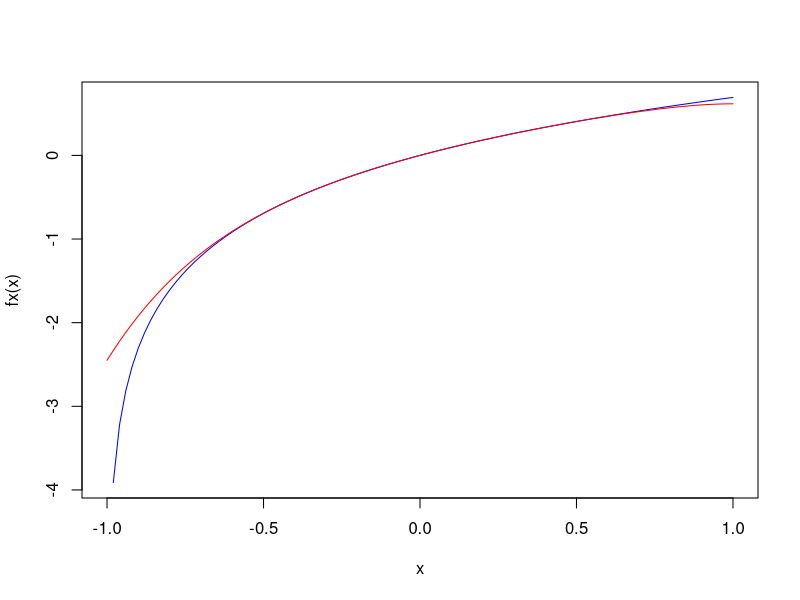

Write the R code that produced this figure.

# Original function values
fx <- function(x){
  log(1+x)
}
# Maclaurin Series
# Define the function for the Maclaurin series of ln(1+x)
fn <- function(n) {
  function(x){
    ((-1)^(n+1)*x^n)/n
  }
}
f1 <- fn(1)
f2 <- fn(2)
f3 <- fn(3)
f4 <- fn(4)
f5 <- fn(5)
f6 <- fn(6)

sum_f6 <- function(x){
  f1(x) + f2(x) + f3(x) + f4(x) + f5(x) + f6(x)
}

# Plot the original function against the approximated function
curve(fx,-1.0,1.0, col = "BLUE")
curve(sum_f6,-1.0,1.0,add=TRUE, col = "RED")

absolute <- function(user){
  estimated_v <- 0
  for (n in 1:10){
    actual_v <- fx(user)
    estimated_v <- ((-1)^(n+1)) * ((user^n/n)) + estimated_v
    actual_error <- abs(estimated_v - actual_v)
    relative_error <- (actual_error / actual_v) * 100
    cat(n,"\t",actual_error,"\t\t",relative_error,"\n")
  }
}

x_user <- as.numeric(readline("Enter a value of x: "))

# Print the results in a table
cat("n\tAbsolute error\t\tRelative error\n")
cat("--------------------------------------\n")

absolute(x_user)

